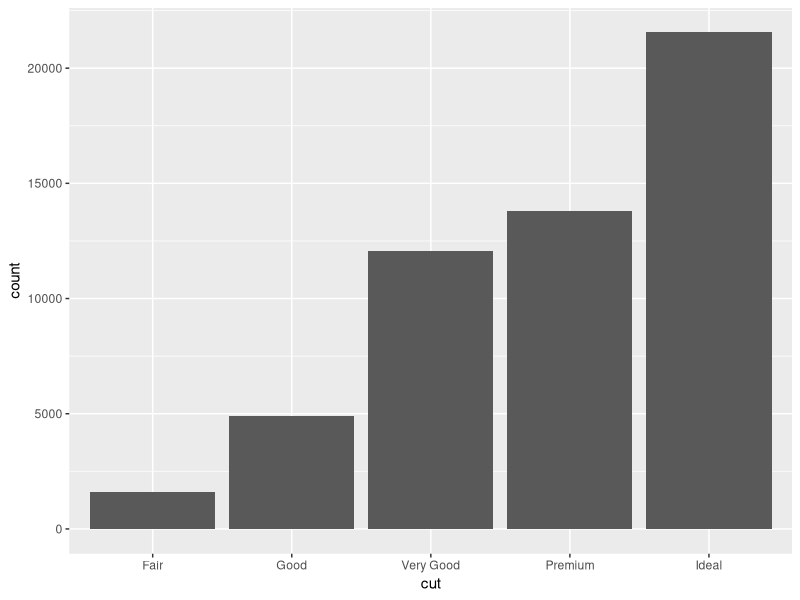
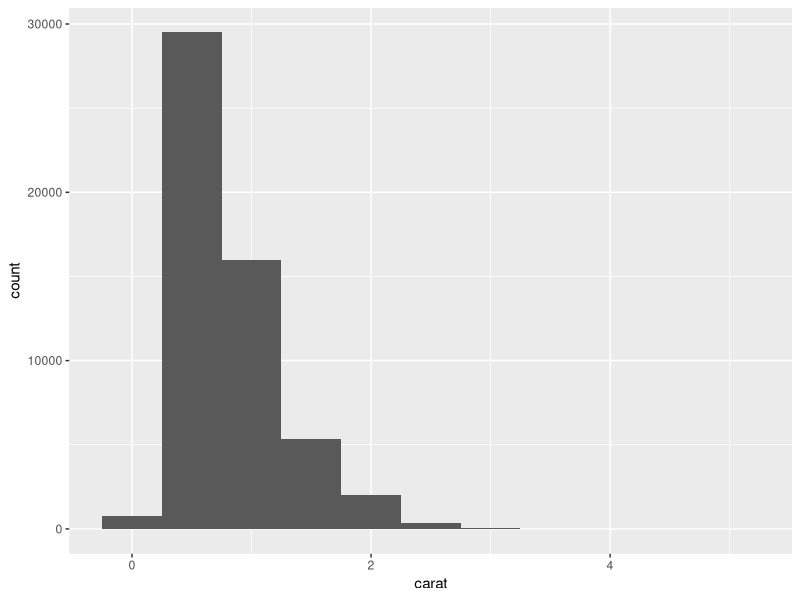
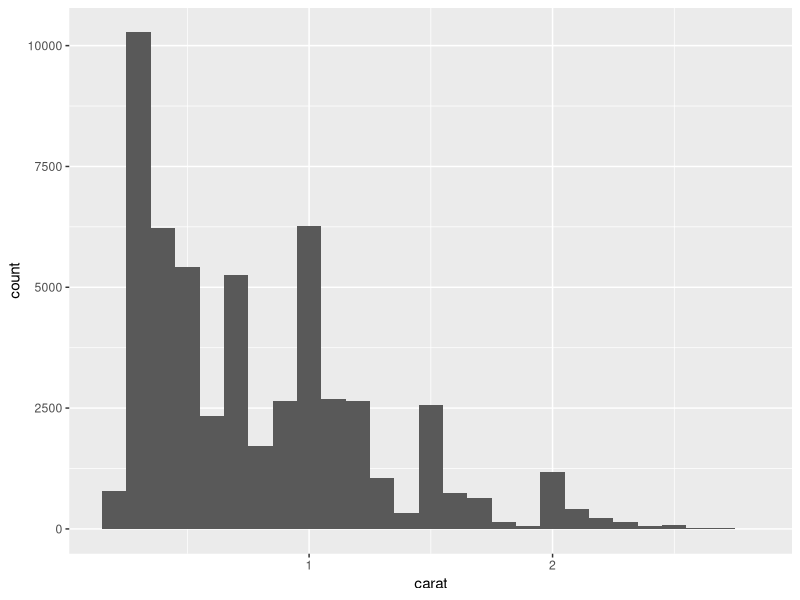
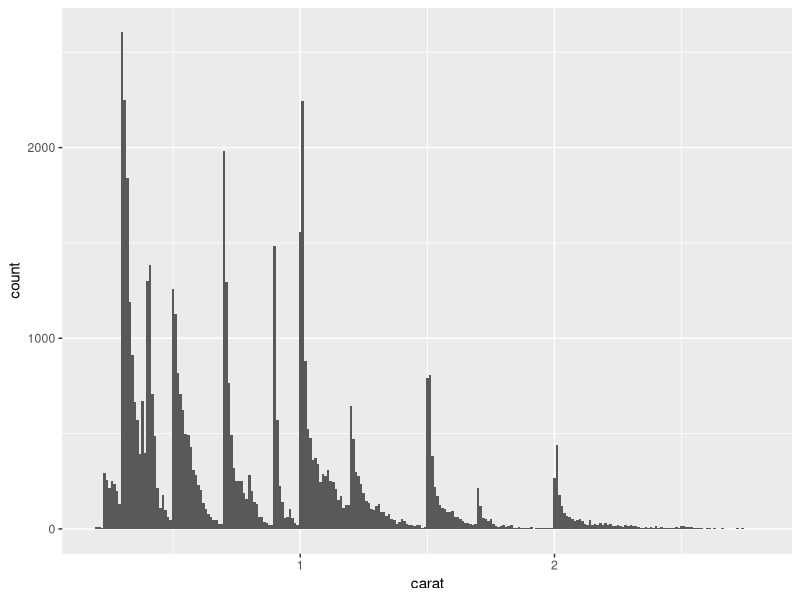
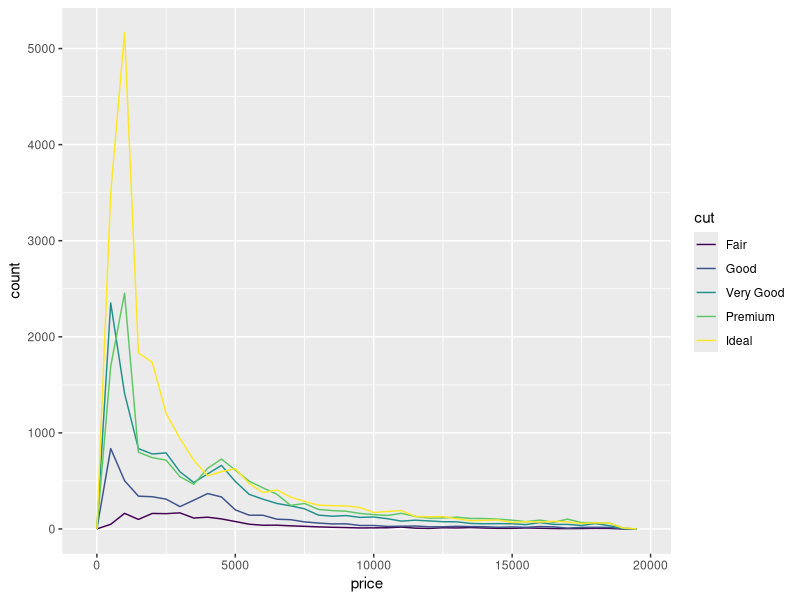
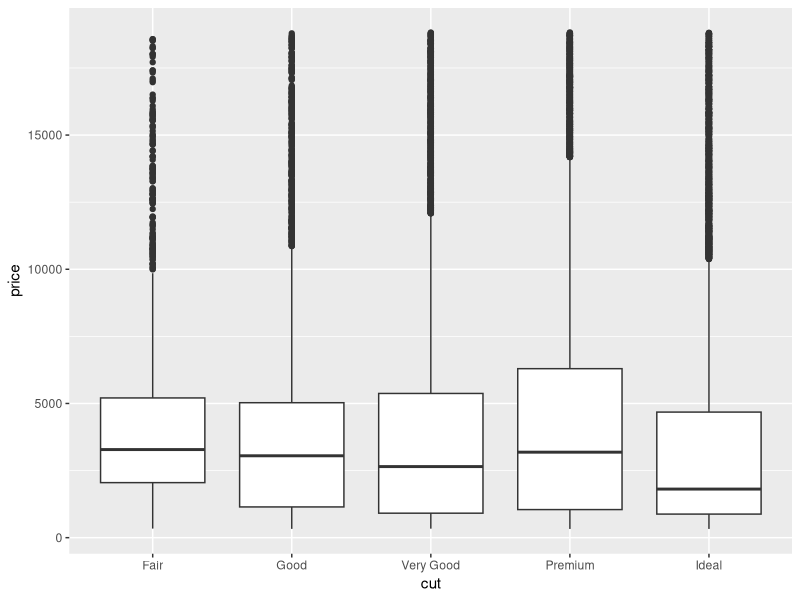
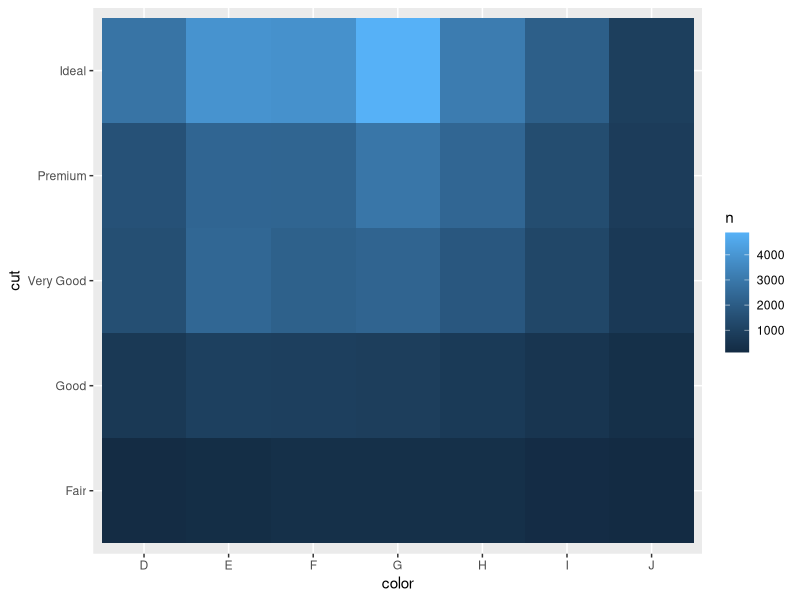
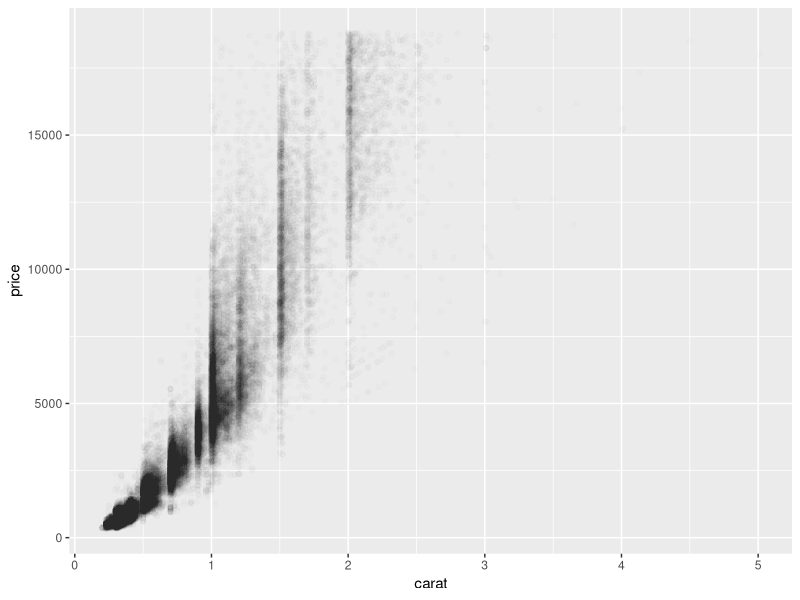

Write the R code that produced these figures, in order. (Note: this script raises an error after producing the figures.)
#EDA USING DIAMOND DATASET

library(ggplot2)
library(dplyr)
0#Diamonds dataset summart 
summary(diamonds)

#barplot 
ggplot(diamonds) + geom_bar(aes(x = cut))

#Histogram of diamond carats  
ggplot(diamonds) + geom_histogram(aes(x = carat), binwidth = 0.5) 

#Data cleaning 
small <- diamonds %>% filter(carat < 3)

#Histogram of filtered diamonds 
ggplot(small, aes(x = carat)) + geom_histogram(binwidth = 0.1)

#smaller binwidth histogram 
ggplot(small, aes(x = carat)) + geom_histogram(binwidth = 0.01)

#frequency  polygon plot 
ggplot(diamonds, aes(x = price)) + geom_freqpoly(aes(color = cut), binwidth = 500)

#boxplot od diamond prices
ggplot(diamonds, aes(x = cut, y = price)) + geom_boxplot()

#Heatmap 
diamonds %>% count(color, cut) %>% ggplot(aes(x = color, y = cut)) + geom_tile(aes(fill = n))

#Scatter plot 
ggplot(diamonds, aes(x =   carat, y = price)) + geom_point(alpha = 0.01)

#Hex plot 
ggplot(diamonds, aes(x =  carat, y = price)) + geom_hex()
ye
